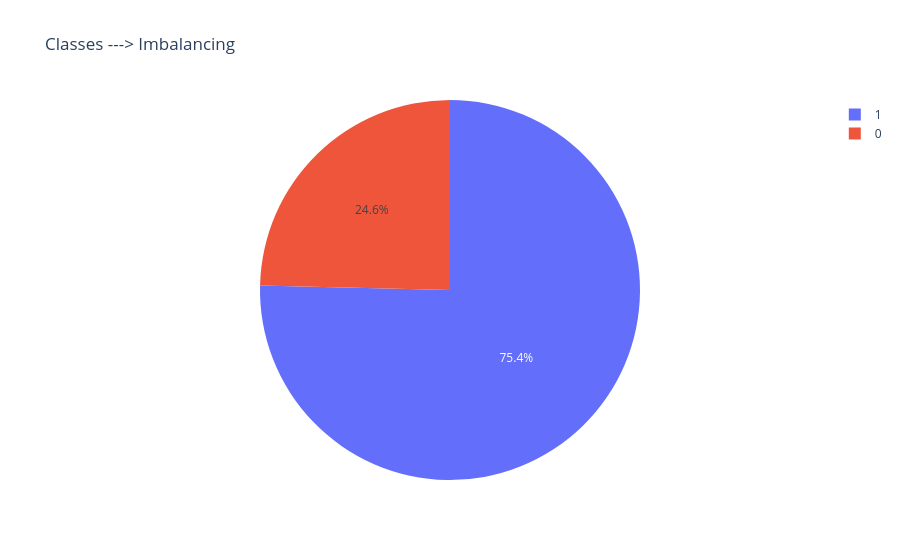

Source (notebook cell):
### Code cell
px.pie( df, names = 'status',
       title = 'Classes ---> Imbalancing ')

### Figure 1 — Plotly figure (JSON) as saved in the notebook; plotly's stock layout.template omitted (floating-point values rounded to 4 significant figures; data arrays with more than 128 entries replaced by an {"elided": "..."} marker saying what was removed)
{"data": [{"domain": {"x": [0, 1], "y": [0, 1]}, "hovertemplate": "status=%{label}<extra></extra>", "labels": {"elided": "195 int values"}, "legendgroup": "", "name": "", "showlegend": true, "type": "pie"}], "layout": {"legend": {"tracegroupgap": 0}, "title": {"text": "Classes ---> Imbalancing "}}}
